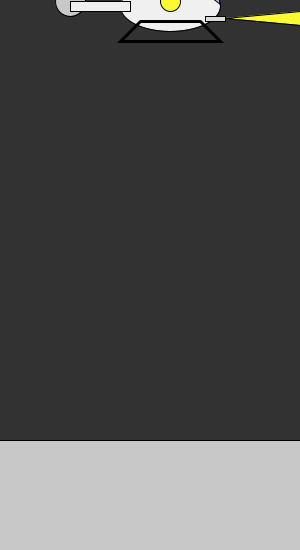
Frame 1 (no input)
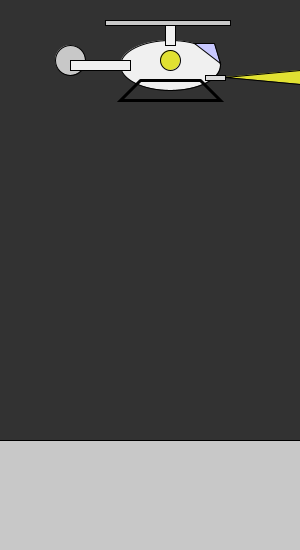
Frame 60 (the mouse pressed at the canvas centre just before this capture)
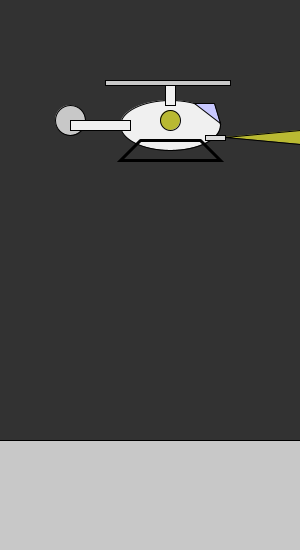
Frame 120 (the mouse held since frame 60 and released just before this capture)

The Processing sketch that drew these frames (run headless with seeded random() and noise(); from frame 60 on, the mouse is pressed at the canvas centre):

// Processing sketch: processing_94968
// ── processing_94968.pde

int heli=-400;//integer
float dir=-1;//float
float tinto=255;//tinto
void setup(){//start setup
  size(300,550);//size
  background(50);//background
  frameRate(20);//repeat rate
}//end setup
void draw(){//start draw
  background(50);//background fill
  helicopter();//call function
  ground();//call function
}//end draw
void helicopter(){//start function
  stroke(0);//black
  strokeWeight(1);//thin
  heli=heli+1;//move
  heli=min(0, heli);//stop
  fill(240);//body color
  ellipse(170,405+heli,100,50);//body
  fill(200);//blade color
  rect(105,360+heli,125,5);//top blade
  ellipse(70,400+heli,30,30);//rear blade
  fill(240);//other color
  rect(165,365+heli,10,20);//spining thing
  rect(70,400+heli,60,10);//tail
  fill(200,200,255);//window color
  triangle(194,383+heli,214,383+heli,220,403+heli);//window
  noFill();//no fill
  strokeWeight(3);//thick
  quad(140,420+heli,120,440+heli,220,440+heli,200,420+heli);//legs
  strokeWeight(1);//stroke
  fill(220);//grey
  rect(205,415+heli,20,5);//flashlight part
  tinto=tinto+dir*5;//change
  if (tinto < 180){//when dark
    dir=1;//brighter
  }//end if
  if(tinto > 255){//when bright
    dir=-1;//darker
  }//end if
  fill(tinto,tinto,50);//yellow
  triangle(225,417+heli,300,410+heli,300,424+heli);//light beam
  ellipse(170,400+heli,20,20);//flash dot
}//end function
void ground(){//ground
  fill(200);//light gray
  rect(-1,440,500,110);//floor
}//end
